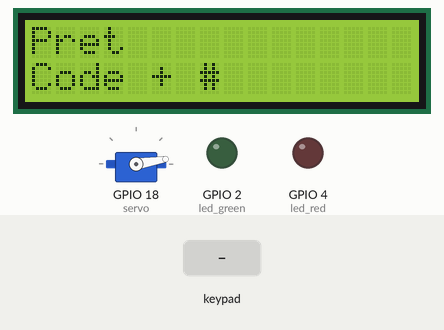
Simulated run of this program. Board: ESP32 board running MicroPython. Parts: servo, 16×2 character LCD, output pins drawn as LEDs (lit = HIGH). Dashed ring = blinking. The test bench sets the inputs (shaded band). WiFi joins after 1.5 s; web requests get an empty 200 reply after 0.4 s; servo angles are drawn from the pulse width (0.5 ms = 0°, 2.5 ms = 180°); the clock reads 2024-03-15 10:24:30 at power-on unless the program sets it; library files of the repository ran but are not shown: i2c_lcd.py; pins used as bus, display or sensor lines are not drawn; what the program prints to the serial console is not drawn.

Above: at 4.0 s.
4.1 s: keypad keys 8 7 6 5 4 3 2 1 pressed 0.4 s apart
At 8.4 s:
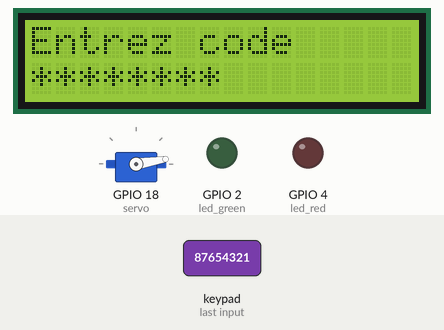
8.8 s: key '#' pressed
At 9.07 s:
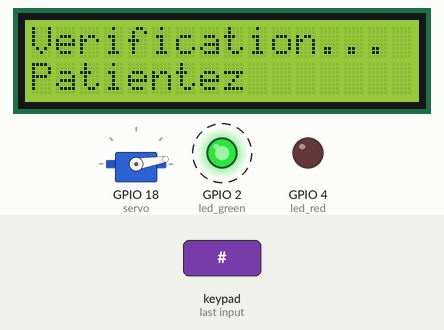
11.0 s: keypad keys 8 7 6 5 4 3 2 1 * pressed 0.4 s apart
At 15.3 s:
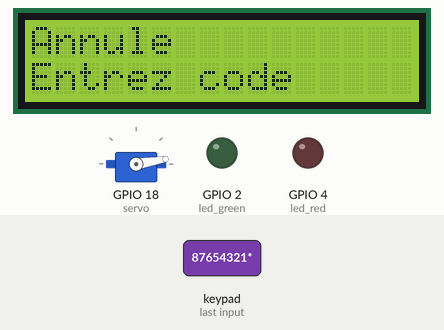
16.1 s: keypad keys 8 7 6 5 4 3 2 1 D pressed 0.4 s apart
At 20.3 s:
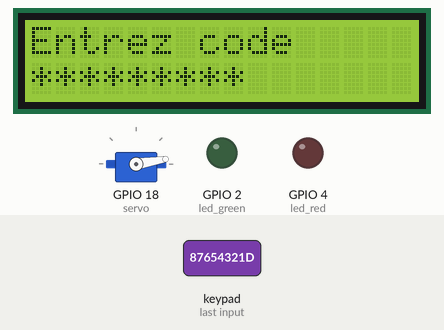
21.2 s: key '1' pressed
At 22.6 s:
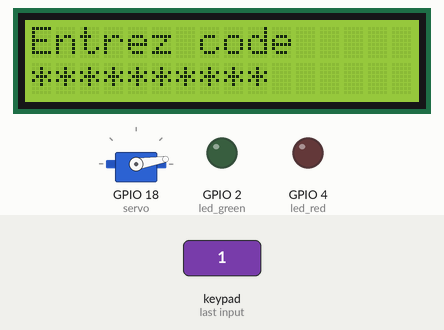
22.9 s: key '4' pressed
At 24.5 s:
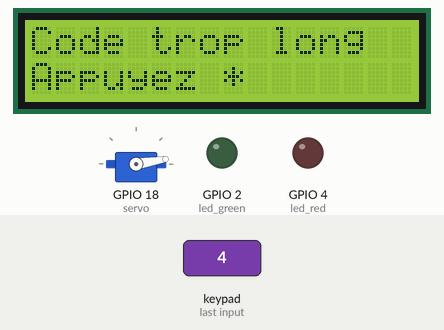
Timing chart, 0 to 55.6 s (numbered marks = the images above; inputs shaded):
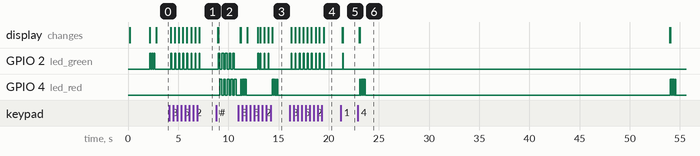

Measured:
- after the input at 4.1 s, GPIO 2 (led_green): alternates HIGH for 0.06 s and LOW for 0.34 s, 16 changes in all, then stays LOW, starting after 0.18 s; the display: first changes after 0.16 s (image 1 shows a later state)
- after the input at 8.8 s, GPIO 2 (led_green): alternates HIGH for 0.18 s and LOW for 0.18 s, starting after 0.18 s; GPIO 4 (led_red): alternates HIGH for 0.18 s and LOW for 0.18 s, starting after 0.36 s; the display: first changes after 0.15 s (image 2 shows a later state)
- after the input at 11.0 s, the display: first differs from a run without the input after 2.0 s (image 3 shows a later state)
- after the input at 16.1 s, GPIO 2 (led_green): alternates HIGH for 0.06 s and LOW for 0.34 s, 18 changes in all, then stays LOW, starting after 0.18 s; the display: first changes after 0.16 s (image 4 shows a later state)
- after the input at 21.2 s, GPIO 2 (led_green): LOW → HIGH after 0.18 s, → LOW 0.06 s later; the display: first changes after 0.16 s (image 5 shows a later state)
- after the input at 22.9 s, the display: first differs from a run without the input after 0.19 s (image 6)

The program:

esp32_firmware.py
```python
# ============================================================
# Firmware ESP32 - Système Contrôle d'Accès U.O.R
# Nouvelle Architecture (sans ESP32-CAM, sans Arduino)
# ============================================================
#
# MATÉRIEL :
#   - ESP32 standard (WROOM, WROVER, etc.) - PAS l'ESP32-CAM
#   - Clavier matriciel 4x4 (HX543 ou compatible)
#   - Servo moteur SG90/MG996R (contrôle porte)
#   - 2 LEDs : verte (accès accordé) + rouge (accès refusé)
#   - Connexion Wi-Fi (réseau local)
#
# FLUX D'AUTHENTIFICATION :
#   1. Étudiant tape son code + # sur le clavier matriciel
#   2. ESP32 envoie le code au serveur Python via HTTP POST
#   3. Serveur Python : valide code BD → capture image caméra IP → reconnaissance faciale
#   4. Serveur renvoie {"access": "granted"|"denied", "name": "..."}
#   5. ESP32 active servo (ouvre porte) si accordé, LED rouge si refusé
#
# UPLOAD SUR ESP32 :
#   Renommer ce fichier en "main.py" et l'uploader via Thonny ou ampy.
#   → ampy -p COM5 put esp32_firmware.py /main.py
# ============================================================

import network
import urequests
import time
import json
from machine import Pin, PWM, I2C

try:
    # Bibliothèque MicroPython classique pour LCD I2C (PCF8574)
    from i2c_lcd import I2cLcd
except ImportError:
    I2cLcd = None

# ============================================================
# CONFIGURATION — À ADAPTER À VOTRE INSTALLATION
# ============================================================

WIFI_SSID     = "MKGH SOFTWARE"  # Nom de votre réseau Wi-Fi
WIFI_PASSWORD = "87654321"  # Mot de passe Wi-Fi

# IP/port du serveur Python sur le réseau local (access_server.py)
SERVER_URL = "http://192.168.1.100:5050"

# ── GPIO Clavier 4×4 ─────────────────────────────────────────
# Lignes (OUTPUT) : connectées aux rangées du clavier
ROW_PINS = [13, 12, 14, 27]
# Colonnes (INPUT PULL-DOWN) : connectées aux colonnes du clavier
COL_PINS = [26, 25, 33, 32]

# ── Servo moteur ─────────────────────────────────────────────
SERVO_PIN           = 18
SERVO_OPEN_NS       = 2_400_000   # ~180° → porte ouverte
SERVO_CLOSED_NS     =   600_000   # ~0°   → porte fermée
DOOR_OPEN_DURATION  = 5           # secondes d'ouverture

# ── LEDs de statut (optionnel) ───────────────────────────────
LED_GREEN_PIN = 2
LED_RED_PIN   = 4

# ── Saisie clavier ───────────────────────────────────────────
KEYPAD_LAYOUT = [
    ['1', '2', '3', 'A'],
    ['4', '5', '6', 'B'],
    ['7', '8', '9', 'C'],
    ['*', '0', '#', 'D'],
]
CONFIRM_KEY    = '#'   # Valider la saisie
CANCEL_KEY     = '*'   # Effacer / annuler
MAX_CODE_LEN   = 10
ENTRY_TIMEOUT  = 30    # secondes avant effacement automatique
SERVER_TIMEOUT = 30    # secondes d'attente réponse serveur

# ── LCD I2C (optionnel) ──────────────────────────────────────
LCD_ENABLED   = True
LCD_SDA_PIN   = 21
LCD_SCL_PIN   = 22
LCD_I2C_ADDR  = 0x27
LCD_ROWS      = 2
LCD_COLS      = 16


# ============================================================
# CLASSE PRINCIPALE
# ============================================================
class ESP32AccessController:
    """Contrôleur d'accès ESP32 — clavier matriciel + servo + HTTP"""

    def __init__(self):
        # Clavier : lignes en sortie, colonnes en entrée avec pull-down
        self.rows = [Pin(p, Pin.OUT, value=0) for p in ROW_PINS]
        self.cols = [Pin(p, Pin.IN,  Pin.PULL_DOWN) for p in COL_PINS]

        # Servo
        self.servo = PWM(Pin(SERVO_PIN), freq=50)
        self._close_door()

        # LEDs
        self.led_green = Pin(LED_GREEN_PIN, Pin.OUT, value=0)
        self.led_red   = Pin(LED_RED_PIN,   Pin.OUT, value=0)

        # État saisie
        self.entered_code   = ""
        self.last_key_time  = 0

        # Wi-Fi
        self.wlan = network.WLAN(network.STA_IF)

        # LCD I2C (optionnel)
        self.lcd = None
        self._init_lcd()
        self.lcd_write("U.O.R Access", "Demarrage...")

    # ── LCD I2C ──────────────────────────────────────────────
    def _init_lcd(self):
        if not LCD_ENABLED:
            return

        if I2cLcd is None:
            print("LCD: lib i2c_lcd absente (mode console uniquement)")
            return

        try:
            i2c = I2C(0, scl=Pin(LCD_SCL_PIN), sda=Pin(LCD_SDA_PIN), freq=400000)
            self.lcd = I2cLcd(i2c, LCD_I2C_ADDR, LCD_ROWS, LCD_COLS)
            self.lcd.clear()
            print("LCD: initialisé")
        except Exception as e:
            self.lcd = None
            print(f"LCD: init échouée ({e})")

    def lcd_write(self, line1: str = "", line2: str = ""):
        if not self.lcd:
            return

        try:
            self.lcd.clear()
            self.lcd.move_to(0, 0)
            self.lcd.putstr((line1 or "")[:LCD_COLS])
            self.lcd.move_to(0, 1)
            self.lcd.putstr((line2 or "")[:LCD_COLS])
        except Exception as e:
            print(f"LCD write erreur: {e}")

    # ── Wi-Fi ────────────────────────────────────────────────
    def connect_wifi(self) -> bool:
        self.wlan.active(True)
        if self.wlan.isconnected():
            print("WiFi déjà connecté:", self.wlan.ifconfig()[0])
            self.lcd_write("WiFi deja OK", self.wlan.ifconfig()[0])
            return True

        print(f"Connexion à '{WIFI_SSID}'...")
        self.lcd_write("Connexion WiFi", WIFI_SSID)
        self.wlan.connect(WIFI_SSID, WIFI_PASSWORD)

        for _ in range(20):
            if self.wlan.isconnected():
                print("WiFi connecté :", self.wlan.ifconfig()[0])
                self.lcd_write("WiFi connecte", self.wlan.ifconfig()[0])
                return True
            time.sleep(1)

        print("ERREUR : connexion WiFi impossible")
        self.lcd_write("ERREUR WiFi", "Verifier reseau")
        return False

    # ── Clavier ──────────────────────────────────────────────
    def read_key(self) -> str | None:
        """Retourne la touche pressée ou None (anti-rebond inclus)."""
        for r, row_pin in enumerate(self.rows):
            row_pin.value(1)
            for c, col_pin in enumerate(self.cols):
                if col_pin.value():
                    time.sleep_ms(40)          # anti-rebond
                    if col_pin.value():
                        while col_pin.value():  # attendre relâchement
                            time.sleep_ms(10)
                        row_pin.value(0)
                        return KEYPAD_LAYOUT[r][c]
            row_pin.value(0)
        return None

    # ── Servo ────────────────────────────────────────────────
    def _open_door(self):
        self.servo.duty_ns(SERVO_OPEN_NS)

    def _close_door(self):
        self.servo.duty_ns(SERVO_CLOSED_NS)

    def open_door_timed(self):
        """Ouvre la porte puis la referme après DOOR_OPEN_DURATION secondes."""
        self._open_door()
        time.sleep(DOOR_OPEN_DURATION)
        self._close_door()

    # ── LEDs ─────────────────────────────────────────────────
    def _blink(self, led: Pin, times: int, delay_ms: int):
        for _ in range(times):
            led.value(1); time.sleep_ms(delay_ms)
            led.value(0); time.sleep_ms(delay_ms)

    def signal_granted(self):
        self.led_red.value(0)
        self._blink(self.led_green, 2, 120)
        self.led_green.value(1)

    def signal_denied(self):
        self.led_green.value(0)
        self._blink(self.led_red, 4, 80)

    def signal_processing(self):
        """Clignotement alterné vert/rouge = traitement en cours."""
        for _ in range(5):
            self.led_green.value(1); self.led_red.value(0); time.sleep_ms(180)
            self.led_green.value(0); self.led_red.value(1); time.sleep_ms(180)
        self.led_green.value(0); self.led_red.value(0)

    def signal_key_pressed(self):
        """Court flash vert = touche enregistrée."""
        self.led_green.value(1); time.sleep_ms(60); self.led_green.value(0)

    # ── Communication serveur ─────────────────────────────────
    def send_code_to_server(self, code: str) -> dict:
        """
        POST /verify_code {"code": "..."} → serveur Python.
        Le serveur valide le code en BD, capture l'image caméra IP,
        effectue la reconnaissance faciale et renvoie le résultat.

        Retourne : {"access": "granted"|"denied", "name": "...", "reason": "..."}
        """
        try:
            payload = json.dumps({"code": code})
            headers = {"Content-Type": "application/json"}
            resp = urequests.post(
                f"{SERVER_URL}/verify_code",
                data=payload,
                headers=headers,
                timeout=SERVER_TIMEOUT,
            )
            result = resp.json()
            resp.close()
            return result
        except OSError as e:
            print(f"Erreur réseau: {e}")
            return {"access": "denied", "reason": "Erreur réseau - vérifier WiFi"}
        except Exception as e:
            print(f"Erreur serveur: {e}")
            return {"access": "denied", "reason": "Erreur communication serveur"}

    # ── Boucle principale ─────────────────────────────────────
    def run(self):
        print("=" * 50)
        print("  U.O.R - Système Contrôle d'Accès (ESP32)")
        print("=" * 50)
        self.lcd_write("U.O.R Access", "Init systeme")

        if not self.connect_wifi():
            # Clignoter rouge indéfiniment si pas de WiFi
            while True:
                self.lcd_write("WiFi indispo", "Reessayer...")
                self._blink(self.led_red, 1, 400)
                time.sleep_ms(200)

        # Signal: prêt
        self._blink(self.led_green, 3, 100)
        print("Prêt. Tapez votre code puis # pour valider, * pour annuler.")
        self.lcd_write("Pret", "Code + #")

        while True:
            # Timeout saisie
            if self.entered_code and (time.time() - self.last_key_time) > ENTRY_TIMEOUT:
                print("Timeout — code effacé")
                self.entered_code = ""
                self.lcd_write("Timeout", "Code efface")
                self.signal_denied()
                continue

            key = self.read_key()
            if key is None:
                time.sleep_ms(15)
                continue

            self.last_key_time = time.time()
            self._handle_key(key)

    def _handle_key(self, key: str):
        if key == CANCEL_KEY:
            if self.entered_code:
                print("Saisie annulée")
            self.entered_code = ""
            self.lcd_write("Annule", "Entrez code")
            self.signal_denied()
            return

        if key == CONFIRM_KEY:
            if not self.entered_code:
                return
            self._process_code()
            return

        # Touche alphanumérique → ajouter au code
        if len(self.entered_code) < MAX_CODE_LEN:
            self.entered_code += key
            print(f"Code : {'*' * len(self.entered_code)}")
            self.lcd_write("Entrez code", '*' * len(self.entered_code))
            self.signal_key_pressed()
        else:
            print("Code trop long — appuyez * pour effacer")
            self.lcd_write("Code trop long", "Appuyez *")
            self.signal_denied()

    def _process_code(self):
        code = self.entered_code
        self.entered_code = ""

        print(f"Code saisi ({len(code)} car.) → envoi au serveur pour validation...")
        self.lcd_write("Verification...", "Patientez")
        self.signal_processing()

        result = self.send_code_to_server(code)

        if result.get("access") == "granted":
            name       = result.get("name", "Étudiant")
            confidence = result.get("confidence", 0)
            print(f"✓ ACCÈS ACCORDÉ — {name}  (confiance: {confidence:.0%})")
            self.lcd_write("ACCES ACCORDE", (name or "Etudiant")[:LCD_COLS])
            self.signal_granted()
            self.open_door_timed()
            self.led_green.value(0)
        else:
            reason = result.get("reason", "Accès refusé")
            print(f"✗ ACCÈS REFUSÉ — {reason}")
            self.lcd_write("ACCES REFUSE", str(reason)[:LCD_COLS])
            self.signal_denied()

        self.lcd_write("Pret", "Code + #")
        time.sleep(1)


# ============================================================
# DÉMARRAGE
# ============================================================
_controller = ESP32AccessController()
_controller.run()
```
